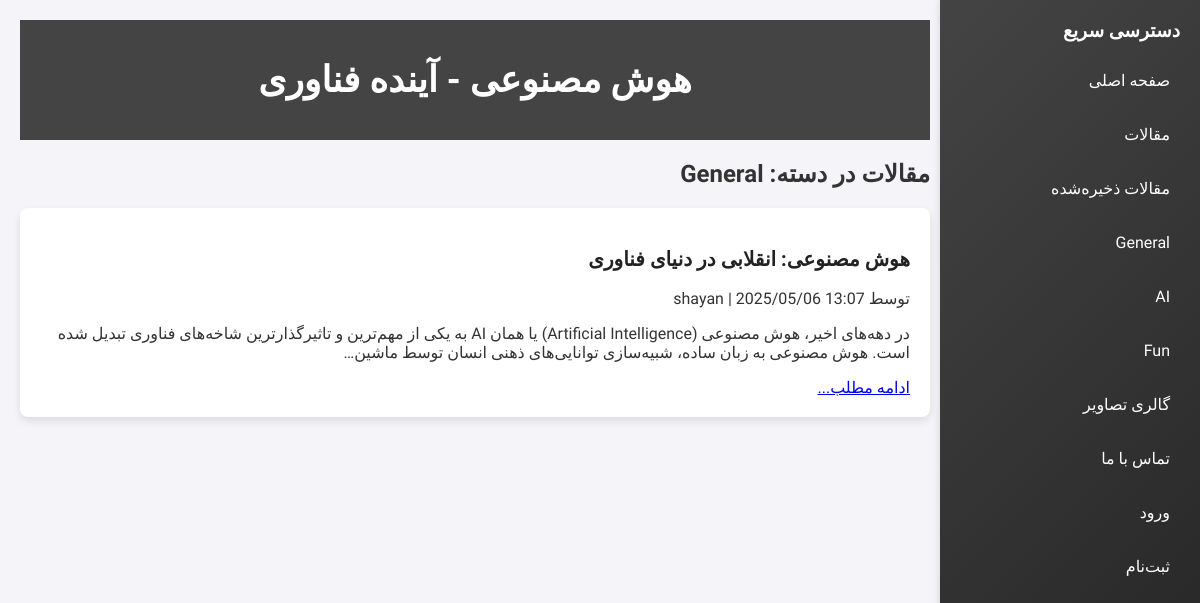
Page /category/1/ on the committed database.
### myapp/models.py (models this page shows, shortened)
class Category(models.Model):
    name = models.CharField(max_length=100, unique=True)

class NewsArticle(models.Model):
    title = models.CharField(max_length=200)
    content = models.TextField()
    author = models.ForeignKey(User, on_delete=models.CASCADE)
    created_at = models.DateTimeField(auto_now_add=True)
    updated_at = models.DateTimeField(auto_now=True)
    category = models.ForeignKey(Category, on_delete=models.SET_NULL, null=True)

### myapp/views.py (the view)
# urls.py: path('category/<int:category_id>/', views.articles_by_category, name='category_articles'),
def articles_by_category(request, category_id):
    category = get_object_or_404(Category, id=category_id)
    articles = NewsArticle.objects.filter(category=category)
    return render(request, 'articles/articles_by_category.html', {
        'category': category,
        'articles': articles
    })

### myapp/views.py (called while the page is built)
def categories_processor(request):
    return {
        'categories': Category.objects.all()
    }

### myapp/templates/articles/articles_by_category.html
{% extends 'base.html' %}
{% block content %}
  <div class="main-content">
    <h2>مقالات در دسته: {{ category.name }}</h2>
    {% for article in articles %}
      <div class="box">
        <h3><a href="{% url 'article_detail' article.pk %}">{{ article.title }}</a></h3>
        <p>توسط {{ article.author.username }} | {{ article.created_at|date:"Y/m/d H:i" }}</p>
        <p>{{ article.content|truncatechars:200 }}</p>
        <a href="{% url 'article_detail' article.pk %}">ادامه مطلب...</a>
      </div>
    {% empty %}
      <p>هیچ مقاله‌ای در این دسته وجود ندارد.</p>
    {% endfor %}
  </div>
{% endblock %}

### myapp/templates/base.html (shortened to what this page needs)
<!DOCTYPE html>
<html lang="fa">
<head>
    {% load static %}
    <link rel="stylesheet" href="{% static 'styles.css' %}">
</head>
<body>
    <div class="sidebar">
        <h3>دسترسی سریع</h3>
        <ul>
            <li><a href="{% url 'home' %}">صفحه اصلی</a></li>
            <li><a href="{% url 'article_list' %}">مقالات</a></li>
            <li><a href="{% url 'bookmarked_articles' %}">مقالات ذخیره‌شده</a></li>
            {% for cat in categories %}
            <li><a href="{% url 'category_articles' cat.id %}">{{ cat.name }}</a></li>
            {% empty %}
            <li>هیچ دسته‌ای نیست</li>
            {% endfor %}
            <li><a href="{% url 'gallery' %}">گالری تصاویر</a></li>
            <li><a href="{% url 'contact' %}">تماس با ما</a></li>
            {% if user.is_authenticated %}
            <li><a href="{% url 'profile' %}">پروفایل من</a></li>
            <a href="{% url 'article_create' %}" class="create-article-btn">+ نوشتن مقاله</a>
            <li>
                <form action="{% url 'logout' %}" method="post">
                    {% csrf_token %}
                    <button class="logout-btn">خروج</button>
                </form>
            </li>
            {% else %}
            <li><a href="{% url 'login' %}">ورود</a></li>
            <li><a href="{% url 'signup' %}">ثبت‌نام</a></li>
            {% endif %}
        </ul>
    </div>
    <div class="content">
        <header>
            <h1>{% block header %}هوش مصنوعی - آینده فناوری{% endblock %}</h1>
        </header>
        {% block content %}{% endblock %}
    </div>
</body>
</html>

### myapp/static/styles.css (style rules this page uses)
body { font-family: 'Vazirmatn', sans-serif; margin: 0; padding: 0; background-color: #f4f4f9; direction: rtl; color: #333; }
.sidebar { width: 220px; background: linear-gradient(135deg, #444, #222); color: #fff; position: fixed; height: 100%; top: 0; right: 0; padding: 20px; box-shadow: 2px 0 10px rgba(0, 0, 0, 0.2); transition: all 0.3s ease-in-out; }
.sidebar h3 { margin-top: 0; font-weight: 700; }
.sidebar ul { list-style-type: none; padding: 0; }
.sidebar ul li { margin: 15px 0; }
.sidebar ul li a { color: #fff; text-decoration: none; font-weight: 500; display: block; padding: 10px; border-radius: 5px; transition: 0.3s; }
.content { margin-right: 250px; padding: 20px; }
header { background-color: #444; color: #fff; padding: 15px; text-align: center; font-size: 18px; font-weight: 600; }
.main-content .box { background-color: #fff; padding: 20px; margin-bottom: 15px; border-radius: 8px; box-shadow: 0 4px 8px rgba(0, 0, 0, 0.1); }
.box, .main-content,.article-preview, .article-content, p { word-wrap: break-word; overflow-wrap: break-word; word-break: break-word; }
.box h3 a { font-family: Vazirmatn; font-size: 20px; font-weight: 600; color: #222; text-decoration: none; display: inline-block; transition: color 0.2s ease-in-out; }

### rows in the picture
Category: name "General"
Category: name "AI"
Category: name "Fun"
NewsArticle: title "هوش مصنوعی: انقلابی در دنیای فناوری", author.username "shayan", created_at "2025/05/06 13:07", content "در دهه‌های اخیر، هوش مصنوعی (Artificial Intelligence) یا همان AI به یکی از مهم‌ترین و تاثیرگذارترین شاخه‌های فناوری تبدیل شده است. هوش مصنوعی به زبان ساده، شبیه‌سازی توانایی‌های ذهنی انسان توسط ماشین…"
